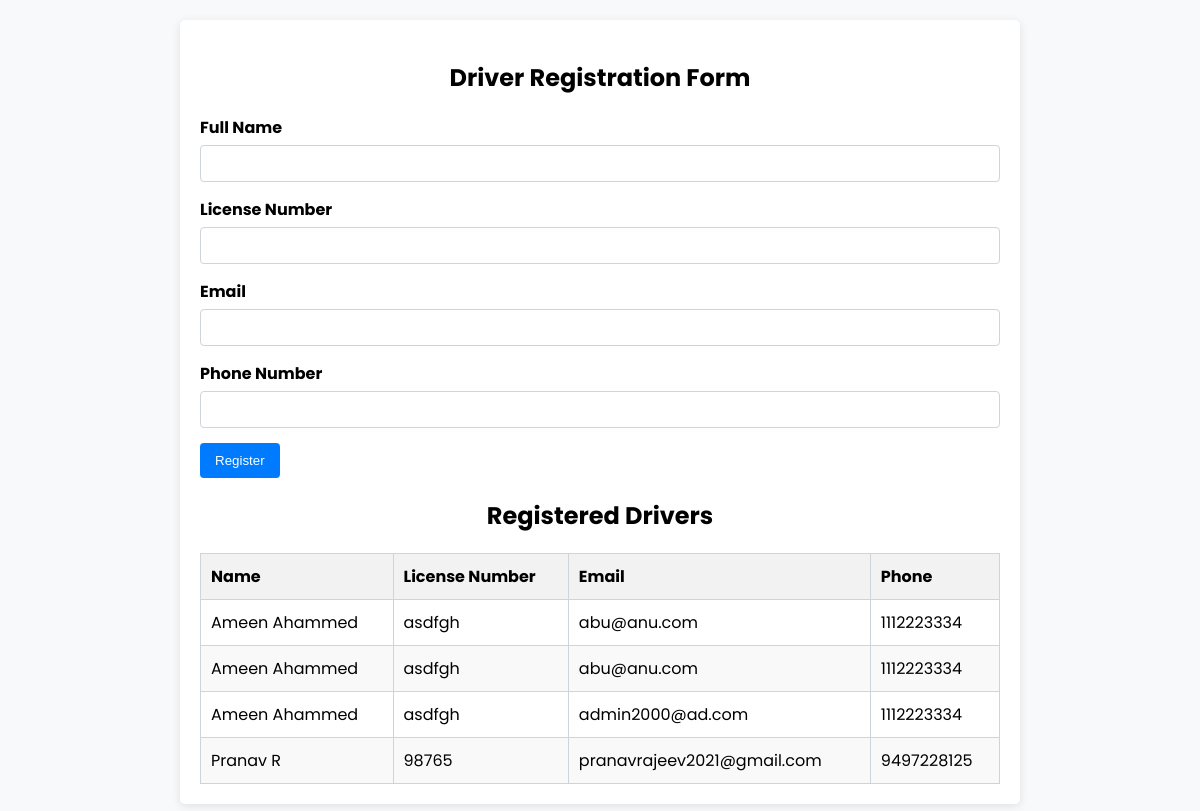
Page /driver.php on the committed database.
### tables this page shows
CREATE TABLE IF NOT EXISTS `drivers` (
  `id` int NOT NULL AUTO_INCREMENT,
  `name` varchar(100) NOT NULL,
  `license_number` varchar(50) NOT NULL,
  `email` varchar(100) NOT NULL,
  `phone` varchar(15) NOT NULL,
  PRIMARY KEY (`id`)
);

### driver.php (the view, shortened to what this page needs)
<?php
include 'database.php';
$drivers = [];
$result = $conn->query("SELECT * FROM drivers");
if ($result) {
    while ($row = $result->fetch_assoc()) {
        $drivers[] = $row;
    }
}
?>
<!DOCTYPE html>
<html lang="en">
<head>
</head>
<body>
<div class="container">
    <h2>Driver Registration Form</h2>
    <form method="POST" action="">
        <div class="form-group">
            <label for="name">Full Name</label>
            <input type="text" name="name" id="name" required>
        </div>
        <div class="form-group">
            <label for="license_number">License Number</label>
            <input type="text" name="license_number" id="license_number" required oninput="fetchDriverDetails()">
        </div>
        <div class="form-group">
            <label for="email">Email</label>
            <input type="email" name="email" id="email" required>
        </div>
        <div class="form-group">
            <label for="phone">Phone Number</label>
            <input type="tel" name="phone" id="phone" required>
        </div>
        <button type="submit" class="btn">Register</button>
    </form>
    <h2>Registered Drivers</h2>
    <table>
        <thead>
            <tr>
                <th>Name</th>
                <th>License Number</th>
                <th>Email</th>
                <th>Phone</th>
            </tr>
        </thead>
        <tbody>
            <?php if (count($drivers) > 0): ?>
                <?php foreach ($drivers as $driver): ?>
                    <tr>
                        <td><?php echo htmlspecialchars($driver['name']); ?></td>
                        <td><?php echo htmlspecialchars($driver['license_number']); ?></td>
                        <td><?php echo htmlspecialchars($driver['email']); ?></td>
                        <td><?php echo htmlspecialchars($driver['phone']); ?></td>
                    </tr>
                <?php endforeach; ?>
            <?php else: ?>
                <tr>
                    <td colspan="4">No drivers registered yet.</td>
                </tr>
            <?php endif; ?>
        </tbody>
    </table>
</div>
</body>
</html>

### driver.php (style rules this page uses)
body { font-family: 'Poppins', sans-serif; background-color: #f8f9fa; margin: 0; padding: 0; }
.container { max-width: 800px; margin: 20px auto; padding: 20px; background: #ffffff; border-radius: 5px; box-shadow: 0 2px 10px rgba(0, 0, 0, 0.1); }
h2 { text-align: center; margin-bottom: 20px; }
.form-group { margin-bottom: 15px; }
.form-group label { display: block; margin-bottom: 5px; font-weight: bold; }
.form-group input { width: 100%; padding: 10px; border: 1px solid #ced4da; border-radius: 4px; box-sizing: border-box; transition: border-color 0.3s; }
.btn { background-color: #007bff; color: white; padding: 10px 15px; border: none; border-radius: 4px; cursor: pointer; transition: background-color 0.3s; }
table { width: 100%; border-collapse: collapse; margin-top: 20px; }
table, th, td { border: 1px solid #ced4da; }
th, td { padding: 10px; text-align: left; }
th { background-color: #f2f2f2; }
tr:nth-child(even) { background-color: #f9f9f9; }

### rows in the picture
drivers: name "Ameen Ahammed", license_number "asdfgh", email "abu@anu.com", phone "1112223334"
drivers: name "Ameen Ahammed", license_number "asdfgh", email "abu@anu.com", phone "1112223334"
drivers: name "Ameen Ahammed", license_number "asdfgh", email "admin2000@ad.com", phone "1112223334"
drivers: name "Pranav R", license_number "98765", email "pranavrajeev2021@gmail.com", phone "9497228125"
